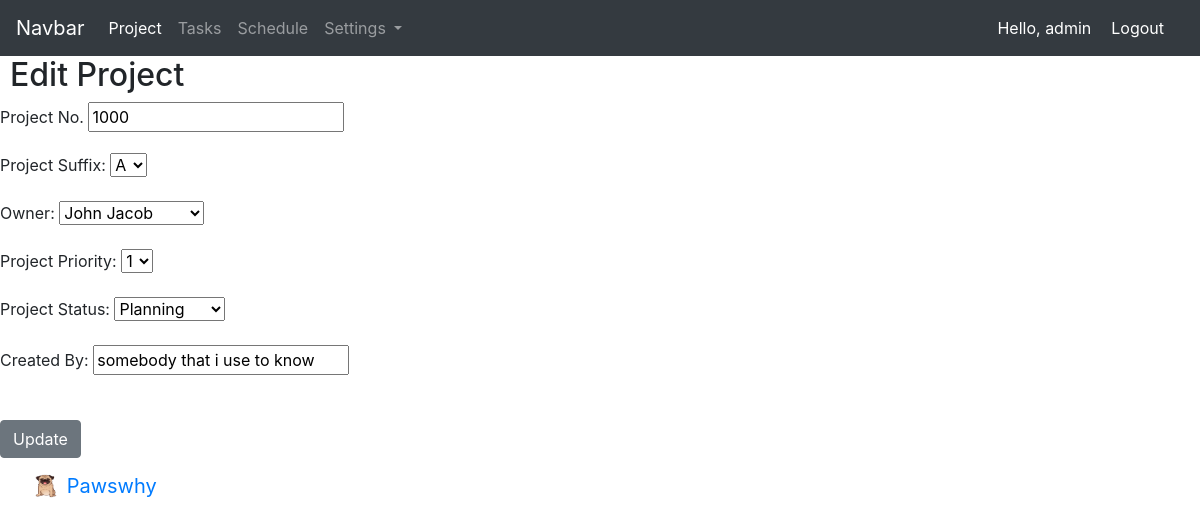
Screenshot of /edit_project/11 (signed in) with the database file from the repository.
### project/models.py (models this page shows, shortened)
class Project(models.Model):
    project_number = models.CharField(max_length=50)
    project_suffix = models.CharField(max_length=10, choices=suffix, default="A")
    project_owner = models.ForeignKey(ProjectOwners, on_delete=models.CASCADE, blank=True)
    project_priority = models.CharField(max_length=20, choices=project_priority_list, default='1')
    project_status = models.CharField(max_length=25, choices=status, default='Planning')
    project_creation_date = models.DateField(auto_now_add=True)
    project_created_by = models.CharField(max_length=50)
    project_modified_by = models.CharField(max_length=50, null=True)
    project_modified_date = models.DateField(blank=True, null=True)
    project_concated_name = models.CharField(max_length=50, blank=True, null=True)

### project/views.py (the view)
# urls.py: path('edit_project/<project_id>', views.edit_project, name="edit_project"),
@login_required(login_url='home_app:login')
def edit_project(request, project_id):
    project = Project.objects.get(pk=project_id)
    form = EditProjectForm(request.POST or None, instance=project)
    if form.is_valid():
        form.save()
        return redirect('project_app:project_home_page')
    context = {
        "project": project,
        'form': form,
    }
    return render(request, 'project/edit_project.html', context)

### project/forms.py
class EditProjectForm(ModelForm):
    class Meta:
        model = Project
        fields = ("project_number",
                  "project_suffix",
                  "project_owner",
                  "project_priority",
                  "project_status",
                  "project_created_by")
        labels = {
            "project_number": "Project No.",
            "project_suffix": "Project Suffix",
            "project_owner": "Owner",
            "project_priority": "Project Priority",
            "project_status": "Project Status",
            "project_created_by": "Created By",
        }
        widgets = {
        }

### project/models.py (called while the page is built)
    def __str__(self):
        return self.project_owner_concat_name

### templates/project/edit_project.html (shortened to what this page needs)
{% extends 'base.html' %}
{% load static %}
 {% block css_files %}
        <link rel="stylesheet" href="{% static "project/project.css" %}">
  {% endblock %}
{% block content %}
<h2>Edit Project</h2>
 <form action="" method=POST>
        {{ form.as_p }}
        <br/>
        <input type="submit" value="Update" class="btn btn-secondary">
    </form>
{% endblock %}

### templates/header.html (shortened to what this page needs)
<nav class="navbar navbar-expand-lg navbar-dark bg-dark">
  <a class="navbar-brand" href="{% url 'home_app:index' %}">Navbar</a>
  <div class="collapse navbar-collapse" id="navbarSupportedContent">
    <ul class="navbar-nav mr-auto">
      <li class="nav-item active">
        <a class="nav-link" href="{% url 'project_app:project_home_page' %}">Project <span class="sr-only">(current)</span></a>
      </li>
      <li class="nav-item">
        <a class="nav-link" href="{% url 'project_app:task_home_page' %}">Tasks</a>
      </li>
      {% if request.user.groups.all.0.name == 'Coordinator' %}
        <li class="nav-item">
          <a class="nav-link" href="{% url 'schedule_app:schedule_home' %}">Schedule</a>
        </li>
      {% endif %}
      {% if request.user.groups.all.0.name == 'Coordinator' %}
        <li class="nav-item dropdown">
          <a class="nav-link dropdown-toggle" href="#" id="navbarDropdown" role="button" data-toggle="dropdown" aria-haspopup="true" aria-expanded="false">
            Settings
          </a>
        </li>
      {% endif %}
    </ul>
    <span class="hello-msg">Hello, {{ request.user }} </span>
    <span ><a class="hello-msg" href="{% url 'home_app:logout' %}">Logout</a> </span>
  </div>
</nav>

### static/project/project.css (style rules this page uses)
h2 { margin-left: 10px; }

### templates/header.html (style rules this page uses)
.hello-msg { font-size = 18px; color: #fff; margin-right: 20px; }

### rows the page displays
Project: project_number "1000", project_suffix "A", project_owner "John Jacob", project_priority "1", project_status "Planning", project_created_by "somebody that i use to know"

### other values shown
{{ request.user }} "admin"
